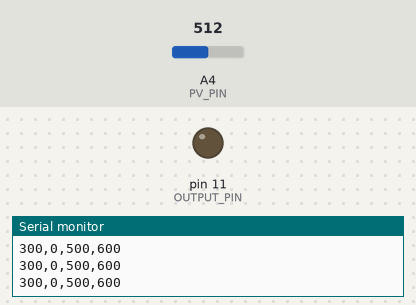
Bench run of a sketch on a simulated Arduino Uno, built with avr-gcc and run on an emulated ATmega328P. Parts: output pins drawn as LEDs (lit = HIGH), the last lines printed to the serial monitor. The inputs (shaded band) are chosen by the test bench; at power-on: A4 (PV_PIN) = 512.

Above: at 3.2 s.
3.3 s: A4 (PV_PIN) set to 122
At 3.66 s:
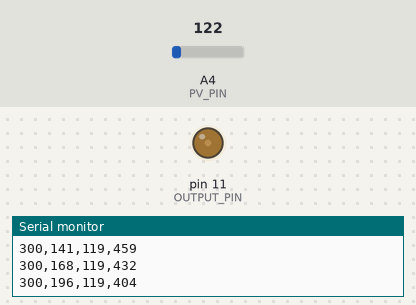
At 6.1 s:
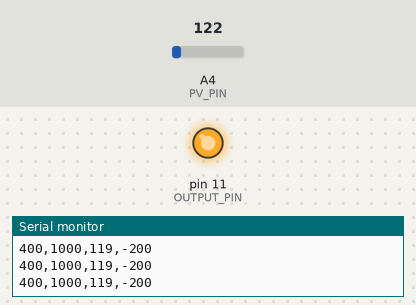
6.3 s: A4 (PV_PIN) set to 306
At 6.5 s:
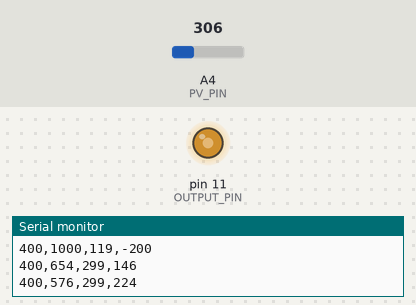
9.3 s: A4 (PV_PIN) set to 0
Timing chart, 0 to 12.3 s (numbered marks = the images above; inputs shaded):
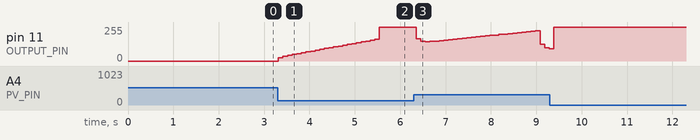

The sketch:

bachmarkPID.ino
```cpp
#include <avr/io.h>
#include <avr/interrupt.h>

#define SETPOINT_PIN A5
#define PV_PIN A4
#define OUTPUT_PIN 11

#define TimerLoader 45535 // calculo dentro do setupTimer1
#define LoopCont 35
int setpoint = 0;
int manipulated = 0;
int processVariable = 0;

unsigned long lastTime;

double Input, Output, Setpoint;
double errSum, lastErr, lastOutput;
double kp=4.0F;
double ki=1.0F;
double kd=0.0F;

double ganhos[3];
double errors[3];
double MV[2];

void initPIDvalues();

void msgPrint(int setpoint, int manipulated,int PV);
void setupPIDpins(int pvPin, int mvPin, int spPin);
void readPorcessValues();
void ComputePIDloop();
void writePIDOut();
void setSetPoint(int setpoint);


void setupPIDTimer1();
void computePIDTimer1();
void setupPIDTmr1Gains(double kp, double ki, double kd);


void setup() {
  Serial.begin(115200);

  setupPIDpins(PV_PIN, OUTPUT_PIN, SETPOINT_PIN);

  Serial.print("SP:");
  Serial.print(",");
  Serial.print("MV:");
  Serial.print(",");
  Serial.print("PV:");
  Serial.print(",");
  Serial.print("error:");
  Serial.println(" ");

  initPIDvalues();
  disablePIDTmr1();
  setupPIDTimer1();
  disablePIDTmr1();
  delay(2000);
}

void loop() {

  kp = 4.0F;
  ki = 1.0F;
  setSetPoint(300);

  for(int i=0; i<LoopCont ; i++){
    readPorcessValues();
    ComputePIDloop();
    writePIDOut();
    msgPrint(Setpoint, Output, processVariable);
    delay(100);
  }
  setSetPoint(400);
  for(int i=0; i<LoopCont ; i++){
    readPorcessValues();
    ComputePIDloop();
    writePIDOut();
    msgPrint(Setpoint, Output, processVariable);
    delay(100);
  }
  setSetPoint(300);
  for(int i=0; i<LoopCont ; i++){
    readPorcessValues();
    ComputePIDloop();
    writePIDOut();
    msgPrint(Setpoint, Output, processVariable);
    delay(100);
  }

  kp = 8.0F;
  ki = 1.0F;
  for(int i=0; i<LoopCont ; i++){
    readPorcessValues();
    ComputePIDloop();
    writePIDOut();
    msgPrint(Setpoint, Output, processVariable);
    delay(100);
  }
  setSetPoint(400);
  for(int i=0; i<LoopCont ; i++){
    readPorcessValues();
    ComputePIDloop();
    writePIDOut();
    msgPrint(Setpoint, Output, processVariable);
    delay(100);
  }
  setSetPoint(300);
  for(int i=0; i<LoopCont ; i++){
    readPorcessValues();
    ComputePIDloop();
    writePIDOut();
    msgPrint(Setpoint, Output, processVariable);
    delay(100);
  }

  kp = 4.0F;
  ki = 1.0F;
  setupPIDTmr1Gains(kp,ki,kd);
  setSetPoint(300);
  enablePIDTmr1();
  for(int i=0; i<LoopCont ; i++){
    msgPrint(Setpoint, Output, processVariable);
    delay(100);
  }
  setSetPoint(400);
  enablePIDTmr1();
  for(int i=0; i<LoopCont ; i++){
    msgPrint(Setpoint, Output, processVariable);
    delay(100);
  }
  setSetPoint(300);
  enablePIDTmr1();
  for(int i=0; i<LoopCont ; i++){
    msgPrint(Setpoint, Output, processVariable);
    delay(100);
  }

  kp = 8.00F;
  ki = 1.0F;
  setupPIDTmr1Gains(kp,ki,kd);
  setSetPoint(300);
  for(int i=0; i<LoopCont ; i++){
    msgPrint(Setpoint, Output, processVariable);
    delay(100);
  }
  setSetPoint(400);
  enablePIDTmr1();
  for(int i=0; i<LoopCont ; i++){
    msgPrint(Setpoint, Output, processVariable);
    delay(100);
  }
  setSetPoint(300);
  enablePIDTmr1();
  for(int i=0; i<LoopCont ; i++){
    msgPrint(Setpoint, Output, processVariable);
    delay(100);
  }

  disablePIDTmr1();
}


int _pvPin,_mvPin,_spPin;

void initPIDvalues(){
  setpoint = 0;
  manipulated = 0;
  processVariable = 0;

  lastTime = 0;

  Input = 0;
  Output = 0;
  Setpoint = 0;
  errSum = 0;
  lastErr = 0;
  lastOutput = 0;
  kp=4.0F;
  ki=1.0F;
  kd=0.0F;
}

void msgPrint(int setpoint, int manipulated,int PV){
  int error;
  int auxManip = map(manipulated,0,255,0,1000);
  // Serial.print("SP:");
  Serial.print(setpoint);
  Serial.print(",");
  // Serial.print("MV:");
  // Serial.print(0);
  Serial.print(auxManip);
  Serial.print(",");
  // Serial.print("PV:");
  Serial.print(PV);
  Serial.print(",");
  // Serial.print("error:");
  error = setpoint - auxManip;
  // Serial.print(0);
  Serial.print(error + setpoint);
  Serial.println(" ");
}


void setupPIDpins(int pvPin, int mvPin, int spPin){
  pinMode(spPin, INPUT);
  pinMode(pvPin, INPUT);
  pinMode(mvPin, OUTPUT);
  _spPin = spPin;
  _mvPin = mvPin;
  _pvPin = pvPin;
}

void readPorcessValues(){
  processVariable = map(analogRead(_pvPin),0,1023,0,1000);
  Input = (double)processVariable;
}

void ComputePIDloop(){

  unsigned long now = millis();
  double timeSample = (double)(now - lastTime); //time interval
  timeSample /= 1000.0F;
  lastOutput = Output; // salva o ultimo erro para adicionar no valor da saida
  double error = Setpoint - Input; //erro
  errSum += (error * timeSample); // somatoria do erro (integral do erro)
  double dErr = (error - lastErr) / timeSample; //diferença do erro (derivada do erro)
  Output = (lastOutput) +  ((kp * error) + (ki * errSum) + (kd * dErr));
  // Saida = ganho Direto + ganho itegral * integral do erro + ganho derivada + derivada do erro
  Output = map(Output,0,1000,0,255);
  Output = constrain(Output,0,255);

  lastErr = error; //atualiza o erro
  lastTime = now; //atualiza o ultimo tempo
}

void writePIDOut(){

  analogWrite(_mvPin, Output); //escreve o valor na saida.
}

void setSetPoint(int setpoint){

  Setpoint = setpoint;
}

// PID TIMER

void setupPIDTimer1(){
  //carregar o timer para rodar a cada 10ms
  /*
    F_CPU = 16.000.000 -> prescale = 8
    16000000/8 -> fTimer1 = 2.000.000 hz
    peridoTimer1 = 1/fTimer -> 0,0000005 segundos
    Periodo desejado = 0.01;
    contador = perido desejado / periodoTimer1
    contador = 0.01/0.0000005 -> contador = 20000
    diferença para overflow do timer de 16bits
    65535 - contador

    TimerLoader = 65535 - 20000 = 45535
    TimerLoader = 45535;
  */

  cli(); // disable global interrupts

  TCCR1A = 0; // clear TCCR1A
  TCCR1B = 0; // clear TCCR1B

  // TIMSK1 = (1 << TOIE1); // enable overflow interrupt
  TCCR1B |= (1 << CS10); // set prescale to F_CPU/8
  TCNT1 = TimerLoader; // pre load timer counter

  sei(); // enable global interrupts
}
void enablePIDTmr1(){

  cli(); // disable global interrupts
  TIMSK1 = (1 << TOIE1); // enable overflow interrupt
  sei(); // enable global interrupts
}
void disablePIDTmr1(){

  cli(); // disable global interrupts
  TIMSK1 &= ~(1 << TOIE1); // enable overflow interrupt
  sei(); // enable global interrupts
}

void computePIDTimer1(){

  MV[1] = MV[0];
  errors[2]=errors[1];
  errors[1]=errors[0];
  errors[0]= (double)(Setpoint - Input);

  MV[0] = MV[1];
  MV[0] += (errors[0]*ganhos[0]);
  MV[0] += (errors[1]*ganhos[1]);
  MV[0] += (errors[2]*ganhos[2]);

/*  if(MV[0]>1000.0F)
    MV[0] = 1000.0F;
  if(MV[0]<0)
    MV[0]=0.0F;*/

  Output = MV[0];

  Output = map(Output,0,1000,0,255);
  Output = constrain(Output,0,255);
}

void setupPIDTmr1Gains(double kp, double ki, double kd){
  const double Tsample = 0.01F; // define valor como ponto flutuante;

  ganhos[0] = kp + ((ki*Tsample)/2.0F) + (kd/Tsample);

  ganhos[1] = -kp + ((ki*Tsample)/2.0F) - ((2.0F*kd)/Tsample);

  ganhos[2] = kd/Tsample;

  for(int i=0;i<3;i++){
    errors[i]=0;
  }
  for(int i=0;i<2;i++){
    MV[i]=0;
  }
}

ISR(TIMER1_OVF_vect) {
  TCNT1 = TimerLoader;

  readPorcessValues();

  computePIDTimer1();

  writePIDOut();
}
```

Measured:
- after the input at 3.3 s, pin 11 (OUTPUT_PIN): moves from 0/255 to 255/255 over 2.2 s, starting at once
- after the input at 6.3 s, pin 11 (OUTPUT_PIN): 255/255 → 167/255 after 0.05 s, → 147/255 0.10 s later, → 145/255 0.10 s later, → 147/255 0.10 s later, … (30 changes in this stretch)
